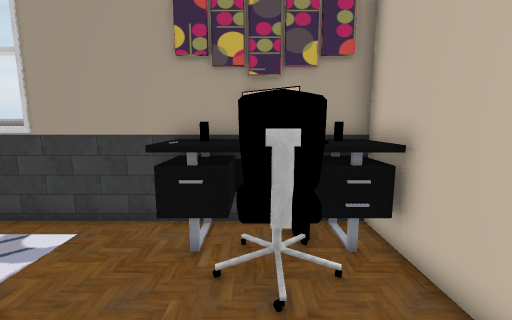
[1] (above)

14 first-person views from a walk through a scene from a Unity 3-D project. The camera is 1.5 m above the floor, tilts 8° down and sees 90° across. The floor is counted in squares, 0.5 m on a side. Each view is taken from the middle of a square. On the plan, view 1 faces up. The plan holds only what a view shows up to about 19 squares ahead; the rest is blank. The player character is not drawn. Door leaves are left out, so doorways stand open. Some surface patterns are stand-ins.

[2]
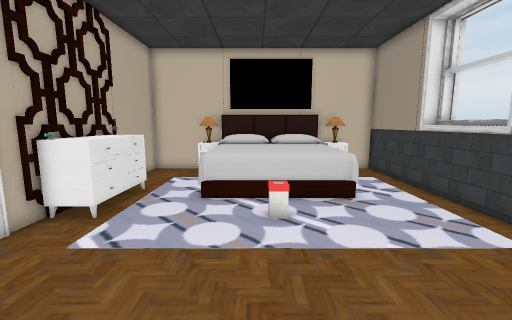

[3]
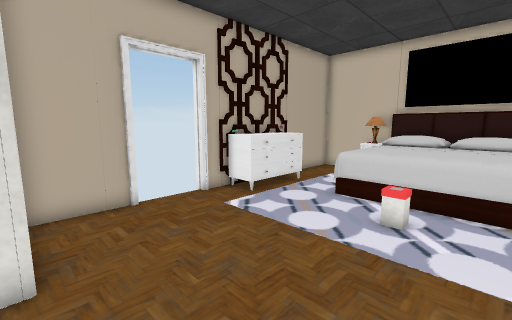

[4]
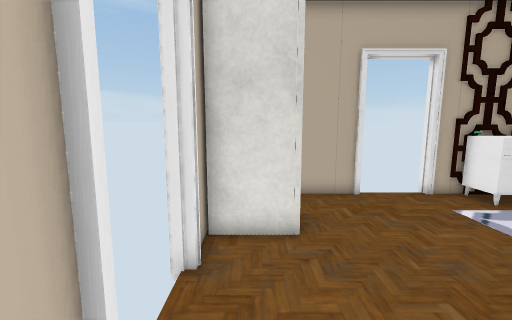

[5]
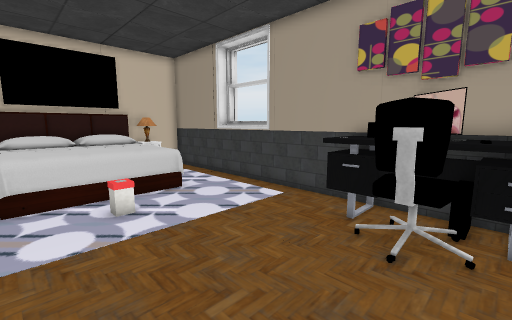

[6]
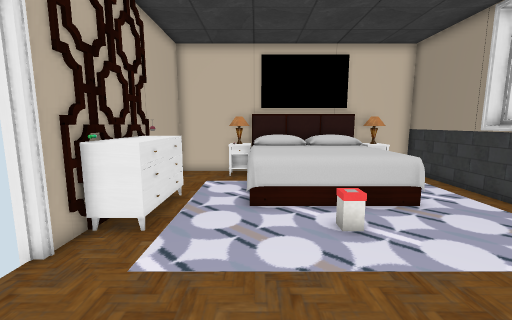

[7]
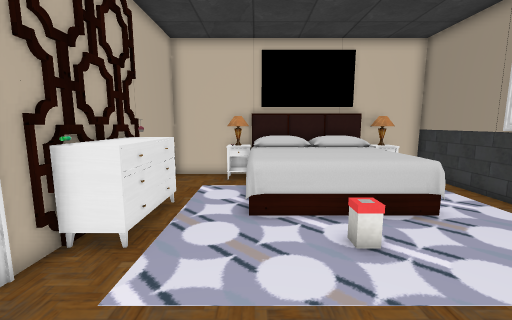

[8]
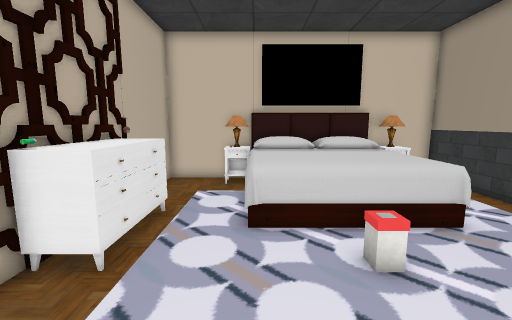

[9]
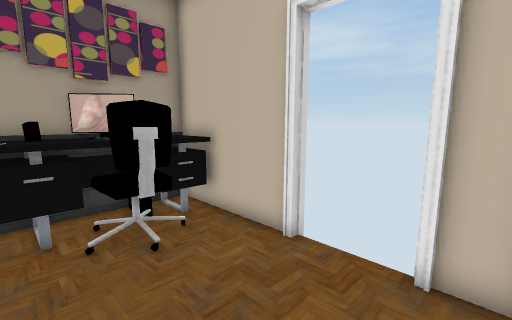

[10]
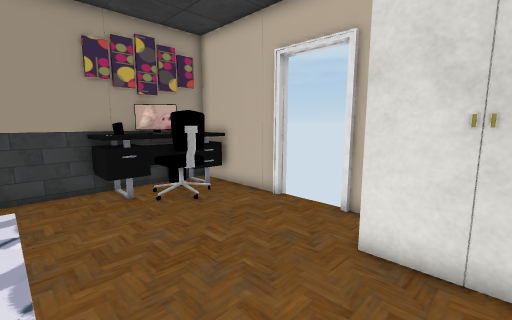

[11]
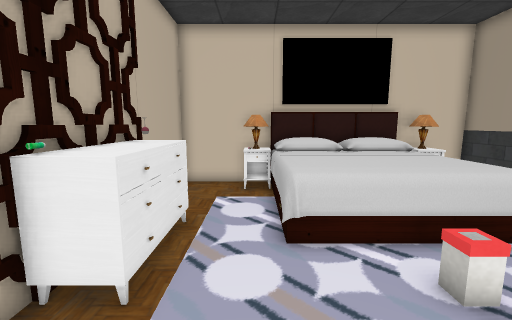

[12]
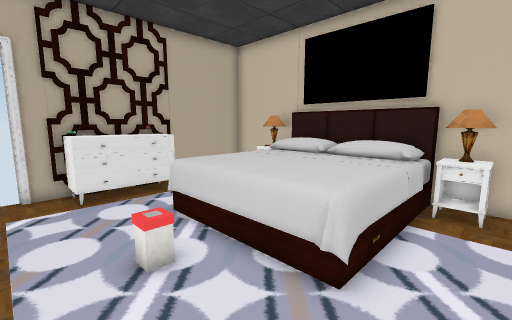

[13]
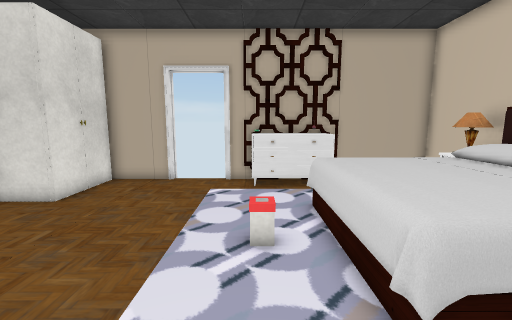

[14]
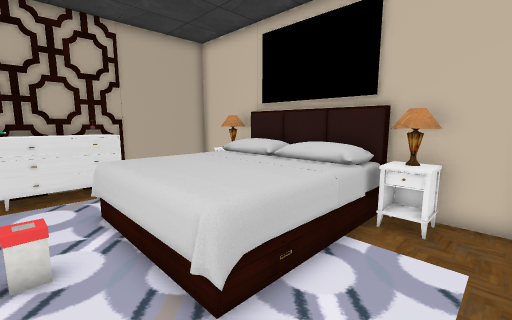

### Floor plan
Key: @ floor where view 1 was taken; # wall or solid block; . floor; D open door; O other object.
Columns run from 16 left of view 1 to 4 right of it. Each row starts with its distance up from view 1.
  8 ####################
  7 #............ OOOOOO
  6 #O..       ... OOOOO
  5 #O..       ...OOOOO#
  4 #OOOOOOO   .....OO.#
  3 OOOOOOOO   ........##
  2 OOOOOOOO   ........D#
  1 OOOOOOOO   ........D
  0 OOOOOOOO   .....@..D
 -1 OOOOOOOO   ........D#
 -2 OOOOOOOO   ........##
 -3 #O..       ......#O#
 -4 #O..       ......# O
 -5 #....OOOOO.......#
 -6 #....OOOOO.......#
 -7 ###########DDD####

Positions as (right, up) in squares from view 1, and headings:
1: (0, 0), facing up
2: (1, 0), facing left
3: (1, 3), facing down-left
4: (2, 4), facing down
5: (2, -2), facing up-left
6: (0, -2), facing left
7: (-1, -2), facing left
8: (-2, -2), facing left
9: (-2, -2), facing up-right
10: (-5, -5), facing up-right
11: (-3, -3), facing left
12: (-5, 6), facing down-left
13: (-7, 7), facing down
14: (-7, 7), facing down-left
